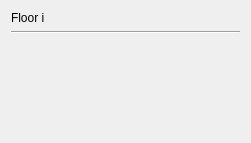
<?xml version="1.0" encoding="UTF-8"?>
<ui version="4.0">
 <class>Floor</class>
 <widget class="QWidget" name="Floor">
  <property name="geometry">
   <rect>
    <x>0</x>
    <y>0</y>
    <width>251</width>
    <height>143</height>
   </rect>
  </property>
  <property name="windowTitle">
   <string>Form</string>
  </property>
  <layout class="QHBoxLayout" name="horizontalLayout">
   <item>
    <layout class="QVBoxLayout" name="verticalLayout">
     <item>
      <widget class="QLabel" name="label">
       <property name="text">
        <string>Floor i</string>
       </property>
      </widget>
     </item>
     <item>
      <widget class="Line" name="line">
       <property name="enabled">
        <bool>true</bool>
       </property>
       <property name="sizePolicy">
        <sizepolicy hsizetype="Minimum" vsizetype="Fixed">
         <horstretch>0</horstretch>
         <verstretch>7</verstretch>
        </sizepolicy>
       </property>
       <property name="minimumSize">
        <size>
         <width>0</width>
         <height>0</height>
        </size>
       </property>
       <property name="sizeIncrement">
        <size>
         <width>0</width>
         <height>1</height>
        </size>
       </property>
       <property name="orientation">
        <enum>Qt::Horizontal</enum>
       </property>
      </widget>
     </item>
     <item>
      <spacer name="verticalSpacer">
       <property name="orientation">
        <enum>Qt::Vertical</enum>
       </property>
       <property name="sizeHint" stdset="0">
        <size>
         <width>20</width>
         <height>40</height>
        </size>
       </property>
      </spacer>
     </item>
    </layout>
   </item>
   <item>
    <layout class="QVBoxLayout" name="buttonLayout"/>
   </item>
  </layout>
 </widget>
 <resources/>
 <connections/>
</ui>
